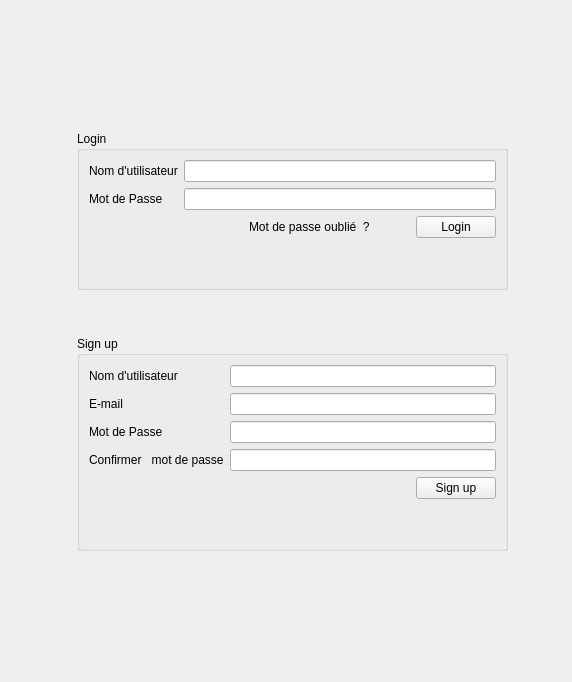
        <widget class="QWidget" name="page_2">
         <layout class="QHBoxLayout" name="horizontalLayout_4">
          <item>
           <widget class="QLabel" name="label_130">
            <property name="pixmap">
             <pixmap>sd.png</pixmap>
            </property>
            <property name="scaledContents">
             <bool>false</bool>
            </property>
           </widget>
          </item>
          <item>
           <widget class="QLabel" name="label_im">
            <property name="text">
             <string/>
            </property>
           </widget>
          </item>
          <item>
           <spacer name="horizontalSpacer_32">
            <property name="orientation">
             <enum>Qt::Horizontal</enum>
            </property>
            <property name="sizeHint" stdset="0">
             <size>
              <width>40</width>
              <height>20</height>
             </size>
            </property>
           </spacer>
          </item>
          <item>
           <layout class="QVBoxLayout" name="verticalLayout_52">
            <item>
             <spacer name="verticalSpacer_52">
              <property name="orientation">
               <enum>Qt::Vertical</enum>
              </property>
              <property name="sizeHint" stdset="0">
               <size>
                <width>20</width>
                <height>40</height>
               </size>
              </property>
             </spacer>
            </item>
            <item>
             <spacer name="verticalSpacer_57">
              <property name="orientation">
               <enum>Qt::Vertical</enum>
              </property>
              <property name="sizeHint" stdset="0">
               <size>
                <width>20</width>
                <height>40</height>
               </size>
              </property>
             </spacer>
            </item>
            <item>
             <spacer name="verticalSpacer_58">
              <property name="orientation">
               <enum>Qt::Vertical</enum>
              </property>
              <property name="sizeHint" stdset="0">
               <size>
                <width>20</width>
                <height>40</height>
               </size>
              </property>
             </spacer>
            </item>
            <item>
             <widget class="QGroupBox" name="groupBox">
              <property name="title">
               <string>Login</string>
              </property>
              <layout class="QVBoxLayout" name="verticalLayout_54">
               <item>
                <layout class="QVBoxLayout" name="verticalLayout_53">
                 <item>
                  <layout class="QFormLayout" name="formLayout_10">
                   <item row="0" column="0">
                    <widget class="QLabel" name="usernameLabel">
                     <property name="text">
                      <string>Nom d'utilisateur</string>
                     </property>
                    </widget>
                   </item>
                   <item row="1" column="0">
                    <widget class="QLabel" name="passwordLabel">
                     <property name="text">
                      <string>Mot de Passe</string>
                     </property>
                    </widget>
                   </item>
                   <item row="0" column="1">
                    <widget class="QLineEdit" name="usernameLineEdit_login"/>
                   </item>
                   <item row="1" column="1">
                    <widget class="QLineEdit" name="passwordLineEdit_login"/>
                   </item>
                  </layout>
                 </item>
                 <item>
                  <layout class="QHBoxLayout" name="horizontalLayout_38">
                   <item>
                    <spacer name="horizontalSpacer_21">
                     <property name="orientation">
                      <enum>Qt::Horizontal</enum>
                     </property>
                     <property name="sizeHint" stdset="0">
                      <size>
                       <width>40</width>
                       <height>20</height>
                      </size>
                     </property>
                    </spacer>
                   </item>
                   <item>
                    <spacer name="horizontalSpacer_23">
                     <property name="orientation">
                      <enum>Qt::Horizontal</enum>
                     </property>
                     <property name="sizeHint" stdset="0">
                      <size>
                       <width>40</width>
                       <height>20</height>
                      </size>
                     </property>
                    </spacer>
                   </item>
                   <item>
                    <spacer name="horizontalSpacer_24">
                     <property name="orientation">
                      <enum>Qt::Horizontal</enum>
                     </property>
                     <property name="sizeHint" stdset="0">
                      <size>
                       <width>40</width>
                       <height>20</height>
                      </size>
                     </property>
                    </spacer>
                   </item>
                   <item>
                    <spacer name="horizontalSpacer_25">
                     <property name="orientation">
                      <enum>Qt::Horizontal</enum>
                     </property>
                     <property name="sizeHint" stdset="0">
                      <size>
                       <width>40</width>
                       <height>20</height>
                      </size>
                     </property>
                    </spacer>
                   </item>
                   <item>
                    <widget class="QLabel" name="mdp_oublie_label">
                     <property name="text">
                      <string>Mot de passe oublié  ?</string>
                     </property>
                    </widget>
                   </item>
                   <item>
                    <spacer name="horizontalSpacer_22">
                     <property name="orientation">
                      <enum>Qt::Horizontal</enum>
                     </property>
                     <property name="sizeHint" stdset="0">
                      <size>
                       <width>40</width>
                       <height>20</height>
                      </size>
                     </property>
                    </spacer>
                   </item>
                   <item>
                    <widget class="QPushButton" name="login_button">
                     <property name="text">
                      <string>Login</string>
                     </property>
                    </widget>
                   </item>
                  </layout>
                 </item>
                </layout>
               </item>
               <item>
                <spacer name="verticalSpacer_54">
                 <property name="orientation">
                  <enum>Qt::Vertical</enum>
                 </property>
                 <property name="sizeHint" stdset="0">
                  <size>
                   <width>20</width>
                   <height>40</height>
                  </size>
                 </property>
                </spacer>
               </item>
              </layout>
             </widget>
            </item>
            <item>
             <spacer name="verticalSpacer_53">
              <property name="orientation">
               <enum>Qt::Vertical</enum>
              </property>
              <property name="sizeHint" stdset="0">
               <size>
                <width>20</width>
                <height>40</height>
               </size>
              </property>
             </spacer>
            </item>
            <item>
             <widget class="QGroupBox" name="groupBox_23">
              <property name="title">
               <string>Sign up</string>
              </property>
              <layout class="QVBoxLayout" name="verticalLayout_56">
               <item>
                <layout class="QVBoxLayout" name="verticalLayout_55">
                 <item>
                  <layout class="QFormLayout" name="formLayout_11">
                   <item row="0" column="0">
                    <widget class="QLabel" name="label_113">
                     <property name="text">
                      <string>Nom d'utilisateur</string>
                     </property>
                    </widget>
                   </item>
                   <item row="3" column="0">
                    <widget class="QLabel" name="label_118">
                     <property name="text">
                      <string>Confirmer   mot de passe</string>
                     </property>
                    </widget>
                   </item>
                   <item row="2" column="0">
                    <widget class="QLabel" name="label_119">
                     <property name="text">
                      <string>Mot de Passe</string>
                     </property>
                    </widget>
                   </item>
                   <item row="1" column="0">
                    <widget class="QLabel" name="label_120">
                     <property name="text">
                      <string>E-mail</string>
                     </property>
                    </widget>
                   </item>
                   <item row="0" column="1">
                    <widget class="QLineEdit" name="usernameLineEdit_signup"/>
                   </item>
                   <item row="1" column="1">
                    <widget class="QLineEdit" name="eMailLineEdit_signup"/>
                   </item>
                   <item row="2" column="1">
                    <widget class="QLineEdit" name="passwordLineEdit_signup"/>
                   </item>
                   <item row="3" column="1">
                    <widget class="QLineEdit" name="confimerMotDePasseLineEdit_signup"/>
                   </item>
                  </layout>
                 </item>
                 <item>
                  <layout class="QHBoxLayout" name="horizontalLayout_37">
                   <item>
                    <spacer name="horizontalSpacer_26">
                     <property name="orientation">
                      <enum>Qt::Horizontal</enum>
                     </property>
                     <property name="sizeHint" stdset="0">
                      <size>
                       <width>40</width>
                       <height>20</height>
                      </size>
                     </property>
                    </spacer>
                   </item>
                   <item>
                    <widget class="QPushButton" name="signup_button">
                     <property name="text">
                      <string>Sign up</string>
                     </property>
                    </widget>
                   </item>
                  </layout>
                 </item>
                 <item>
                  <spacer name="verticalSpacer_55">
                   <property name="orientation">
                    <enum>Qt::Vertical</enum>
                   </property>
                   <property name="sizeHint" stdset="0">
                    <size>
                     <width>20</width>
                     <height>40</height>
                    </size>
                   </property>
                  </spacer>
                 </item>
                </layout>
               </item>
              </layout>
             </widget>
            </item>
            <item>
             <spacer name="verticalSpacer_51">
              <property name="orientation">
               <enum>Qt::Vertical</enum>
              </property>
              <property name="sizeHint" stdset="0">
               <size>
                <width>20</width>
                <height>40</height>
               </size>
              </property>
             </spacer>
            </item>
            <item>
             <spacer name="verticalSpacer_56">
              <property name="orientation">
               <enum>Qt::Vertical</enum>
              </property>
              <property name="sizeHint" stdset="0">
               <size>
                <width>20</width>
                <height>40</height>
               </size>
              </property>
             </spacer>
            </item>
            <item>
             <spacer name="verticalSpacer_59">
              <property name="orientation">
               <enum>Qt::Vertical</enum>
              </property>
              <property name="sizeHint" stdset="0">
               <size>
                <width>20</width>
                <height>40</height>
               </size>
              </property>
             </spacer>
            </item>
           </layout>
          </item>
          <item>
           <spacer name="horizontalSpacer_27">
            <property name="orientation">
             <enum>Qt::Horizontal</enum>
            </property>
            <property name="sizeHint" stdset="0">
             <size>
              <width>40</width>
              <height>20</height>
             </size>
            </property>
           </spacer>
          </item>
          <item>
           <widget class="QLabel" name="label_115">
            <property name="text">
             <string/>
            </property>
           </widget>
          </item>
         </layout>
        </widget>
